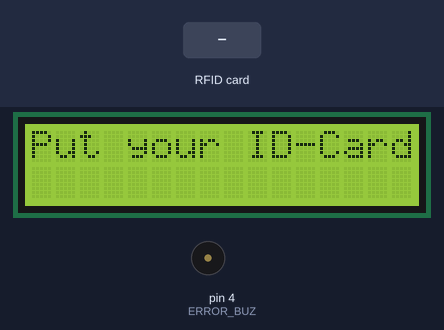
This sketch was run on a simulated Arduino Uno, built with avr-gcc and run on an emulated ATmega328P. Shown: 16×2 character LCD, buzzer (waves = sounding, pin HIGH). Inputs (shaded band) come from the test bench. Pins used as bus, display or sensor lines are not drawn.

Above: at 2.3 s.
2.4 s: RFID card 5E 7A 19 C4 held to the reader
At 2.8 s:
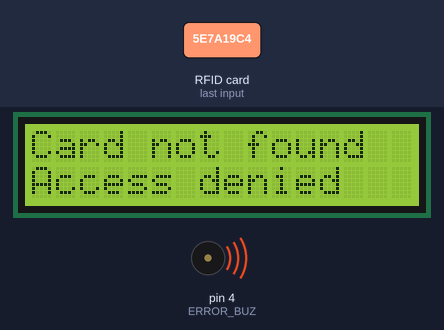
At 4.08 s:
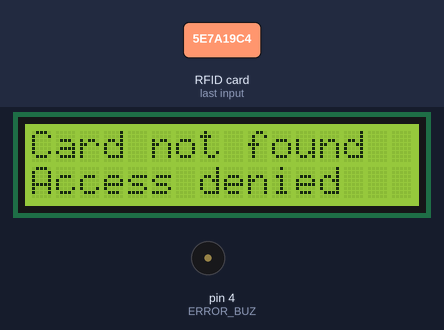
5.4 s: RFID card D0 36 1A A4 held to the reader
At 6.2 s:
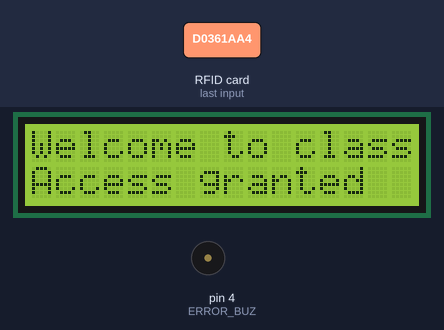
Timing chart, 0 to 8.4 s (numbered marks = the images above; inputs shaded):
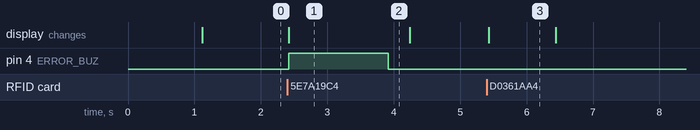

Measured:
- after the input at 2.4 s, pin 4 (ERROR_BUZ): LOW → HIGH at once, → LOW 1.5 s later; the display: changes at once (image 1)
- after the input at 5.4 s, the display: changes at once (image 3)
- what the display in image 1 shows lasts 1.8 s, from 2.4 s to 4.2 s
- what the display in image 3 shows lasts 1.0 s, from 5.4 s to 6.4 s

The sketch:

RFID.ino
```cpp
#include <SPI.h>
#include <MFRC522.h>
#include <LiquidCrystal.h>

#define SS_PIN 10
#define RST_PIN 9
#define LCD_RS A5
#define LCD_EN A4
#define LCD_D4 A0
#define LCD_D5 A1
#define LCD_D6 A2
#define LCD_D7 A3
#define OK_LCD 3
#define ERROR_BUZ 4

LiquidCrystal lcd(LCD_RS, LCD_EN, LCD_D4, LCD_D5, LCD_D6, LCD_D7);
MFRC522 rfid(SS_PIN, RST_PIN);

byte myRFIDTag[4] = {0xD0, 0x36, 0x1A, 0xA4};

void setup() {
  pinMode(OK_LCD, OUTPUT);
  pinMode(ERROR_BUZ, OUTPUT);
  digitalWrite(OK_LCD, LOW);
  digitalWrite(ERROR_BUZ, LOW);
  lcd.begin(16, 2);
  lcd.print("SYMBOISIS COLLEGE");
  delay(1000);
  Serial.begin(9600);
  SPI.begin();
  rfid.PCD_Init();
}

void loop()
{
  lcd.clear();
  lcd.print("Put your ID-Card");

  if (!rfid.PICC_IsNewCardPresent() || !         rfid.PICC_ReadCardSerial())
    return;

  bool isCardValid = true;
  for (int i = 0; i < 4; i++)
   {
    if (myRFIDTag[i] != rfid.uid.uidByte[i])
     {
        isCardValid = false;
        break;
     }
   }

  if (isCardValid)
  {
    lcd.clear();
    lcd.print("Welcome to class");
    lcd.setCursor(0, 1);
    lcd.print("Access granted");
    digitalWrite(OK_LCD, HIGH);
    delay(1000);
    digitalWrite(OK_LCD, LOW);
  }
  else
  {
    lcd.clear();
    lcd.print("Card not found");
    lcd.setCursor(0, 1);
    lcd.print("Access denied");
    digitalWrite(ERROR_BUZ, HIGH);
    delay(1500);
    digitalWrite(ERROR_BUZ, LOW);
  }
}
```
